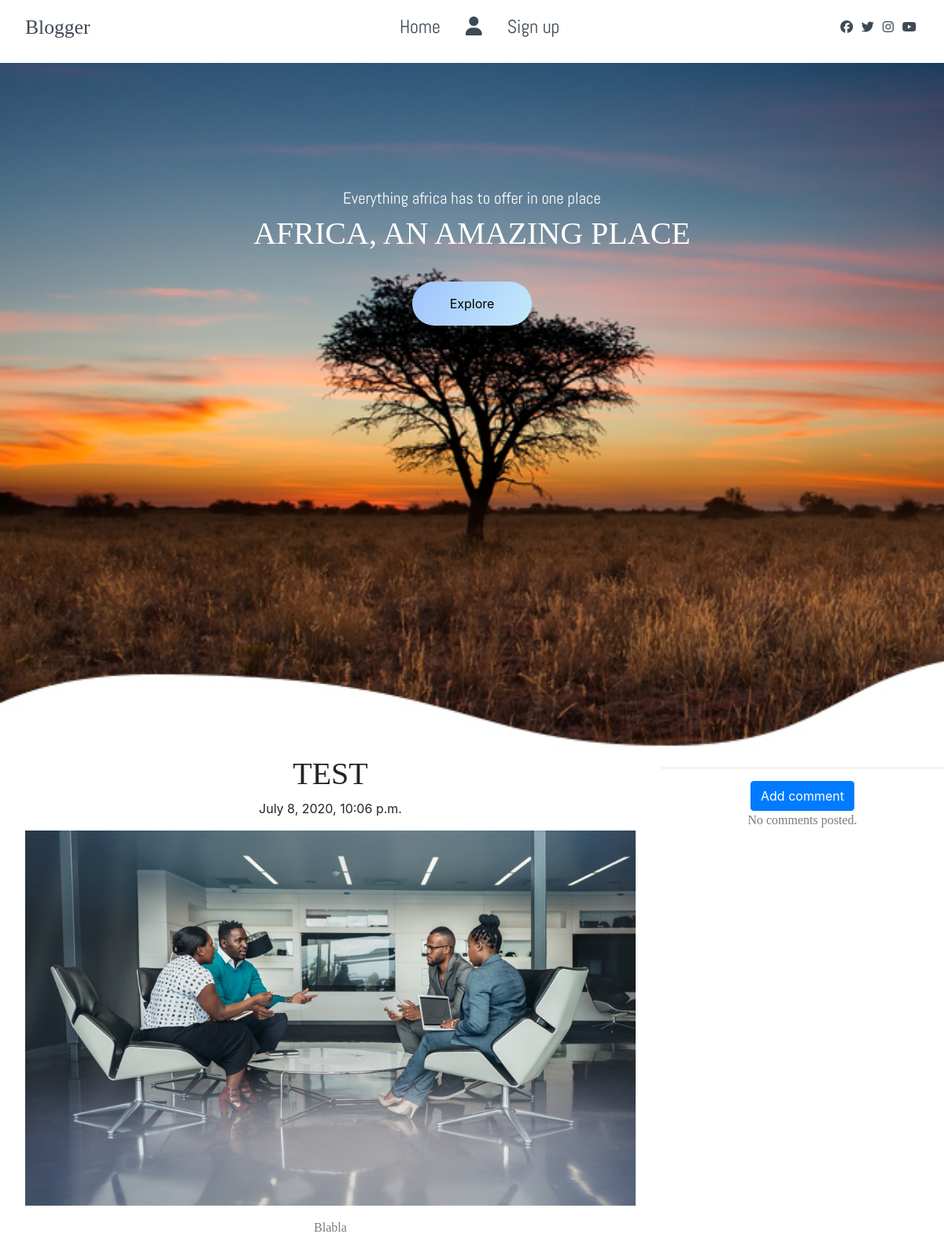
Page /post/7 on the earlier database version.
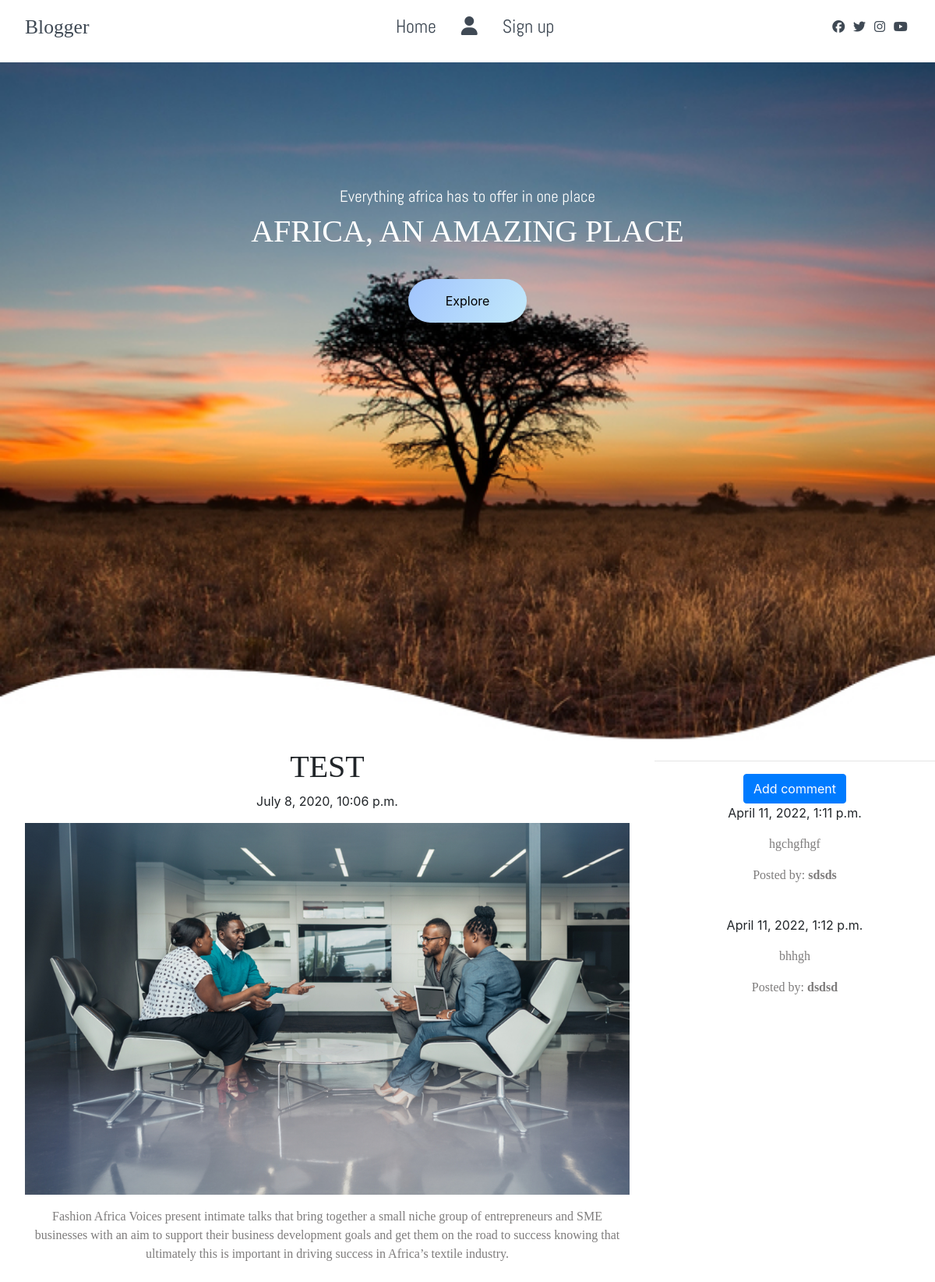
Same page on the later database version.
### blog/models.py (models this page shows, shortened)
class Post(models.Model):
    author = models.ForeignKey('auth.User',on_delete=models.CASCADE)
    title = models.CharField(max_length=200)
    text = models.TextField()
    image = models.ImageField()
    category = models.CharField(max_length=200, choices = cat_choices)
    created_date = models.DateTimeField(default=timezone.now)
    published_date = models.DateTimeField(blank=True, null=True)

class Comment(models.Model):
    post = models.ForeignKey('blog.Post', related_name='comments',on_delete=models.CASCADE)
    author = models.CharField(max_length=200)
    text = models.TextField()
    created_date = models.DateTimeField(default=timezone.now)
    approved_comment = models.BooleanField(default=False)

### blog/views.py (the view)
# urls.py: path('post/<int:pk>', views.PostDetailView.as_view(), name='post_detail'),
class PostDetailView(DetailView):
    model = Post

### blog/templates/blog/post_detail.html (shortened to what this page needs)
{% extends 'blog/base.html' %}
{% block content %}
  <section class ="site-content">
    <div class ="post">
      <h1 class='posttitle loader'>{{ post.title }}</h1>
      {% if post.published_date %}
          <div class="date postdate">
              {{ post.published_date }}
          </div>
      {% elif user.is_staff %}
          <a class="btn btn-outline-dark" href="{% url 'post_publish' pk=post.pk %}">Publish</a>
      {% endif %}
      <div class="post-content" data-aos="zoom-in" data-aos-delay="200">
        <div class="post-image">
          <div>
            <img src="{{post.image.url}}" class="img"/>
          </div>
        <p class='postcontent' >{{ post.text|safe|linebreaksbr }}</p>
       </div>
      </div>
    </div>
    <div class ="comment">
      <hr>
      <a class="btn btn-primary btn-comment" href="{% url 'add_comment_to_post' pk=post.pk %}">Add comment</a>
      {% for comment in post.comments.all %}
      <br>
        {% if user.is_authenticated or comment.approved_comment %}
          {{ comment.created_date }}
          {% if not comment.approved_comment and user.is_staff %}
              <a class="btn btn-danger" href="{% url 'comment_remove' pk=comment.pk %}"><span class="fa fa-remove"></span></a>
              <a class="btn btn-primary" href="{% url 'comment_approve' pk=comment.pk %}"><span class="fa fa-check"></span></a>
              <p>{{ comment.text|safe|linebreaks }}</p>
              <p>Posted by: <strong>{{ comment.author }}</strong></p>
          {% else %}
              <p>{{ comment.text|safe|linebreaks }}</p>
              <p>Posted by: <strong>{{ comment.author }}</strong></p>
          {% endif %}
        {% endif %}
      {% empty %}
          <p>No comments posted.</p>
      {% endfor %}
    </div>
  </section>
{% endblock %}

Differences in the rows shown:
changed Post "TEST": text "Blabla" → "Fashion Africa Voices present intimate talks that bring together a small niche group of entrepreneurs and SME businesses with an aim to support their business development goals and get them on the road to success knowing that ultimately this is important in driving success in Africa’s textile industry."
added Comment: created_date "April 11, 2022, 1:11 p.m.", text "hgchgfhgf", author "sdsds"
added Comment: created_date "April 11, 2022, 1:12 p.m.", text "bhhgh", author "dsdsd"
Other differences:
text no longer shown: "No comments posted."
